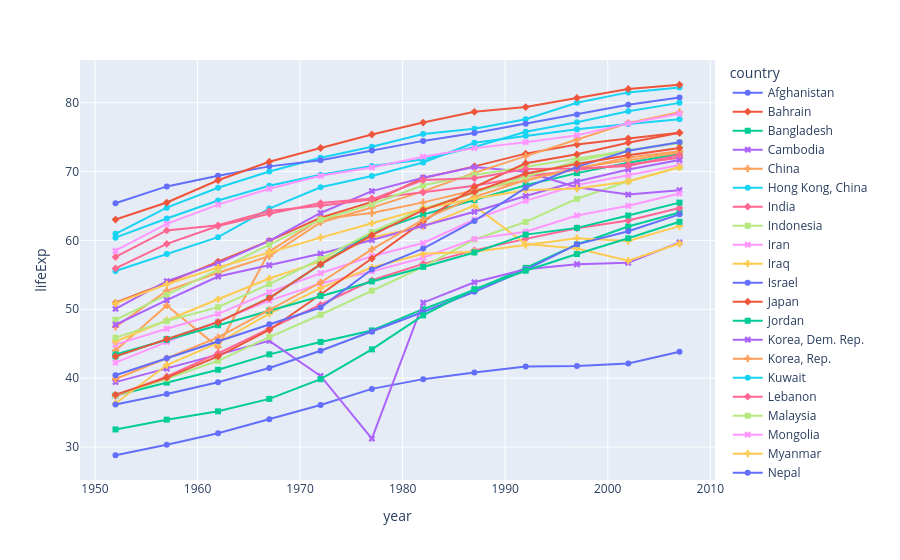

Source (notebook cell):
### Code cell
px.line(gap_df.query("continent == 'Asia'"), x='year', y='lifeExp', color='country', symbol='country')

### Figure 1 — Plotly figure (JSON) as saved in the notebook; plotly's stock layout.template omitted (floating-point values rounded to 4 significant figures)
{"data": [{"hovertemplate": "country=Afghanistan<br>year=%{x}<br>lifeExp=%{y}<extra></extra>", "legendgroup": "Afghanistan", "line": {"color": "#636efa", "dash": "solid"}, "marker": {"symbol": "circle"}, "mode": "lines+markers", "name": "Afghanistan", "orientation": "v", "showlegend": true, "type": "scatter", "x": [1952, 1957, 1962, 1967, 1972, 1977, 1982, 1987, 1992, 1997, 2002, 2007], "xaxis": "x", "y": [28.8, 30.33, 32.0, 34.02, 36.09, 38.44, 39.85, 40.82, 41.67, 41.76, 42.13, 43.83], "yaxis": "y"}, {"hovertemplate": "country=Bahrain<br>year=%{x}<br>lifeExp=%{y}<extra></extra>", "legendgroup": "Bahrain", "line": {"color": "#EF553B", "dash": "solid"}, "marker": {"symbol": "diamond"}, "mode": "lines+markers", "name": "Bahrain", "orientation": "v", "showlegend": true, "type": "scatter", "x": [1952, 1957, 1962, 1967, 1972, 1977, 1982, 1987, 1992, 1997, 2002, 2007], "xaxis": "x", "y": [50.94, 53.83, 56.92, 59.92, 63.3, 65.59, 69.05, 70.75, 72.6, 73.92, 74.8, 75.64], "yaxis": "y"}, {"hovertemplate": "country=Bangladesh<br>year=%{x}<br>lifeExp=%{y}<extra></extra>", "legendgroup": "Bangladesh", "line": {"color": "#00cc96", "dash": "solid"}, "marker": {"symbol": "square"}, "mode": "lines+markers", "name": "Bangladesh", "orientation": "v", "showlegend": true, "type": "scatter", "x": [1952, 1957, 1962, 1967, 1972, 1977, 1982, 1987, 1992, 1997, 2002, 2007], "xaxis": "x", "y": [37.48, 39.35, 41.22, 43.45, 45.25, 46.92, 50.01, 52.82, 56.02, 59.41, 62.01, 64.06], "yaxis": "y"}, {"hovertemplate": "country=Cambodia<br>year=%{x}<br>lifeExp=%{y}<extra></extra>", "legendgroup": "Cambodia", "line": {"color": "#ab63fa", "dash": "solid"}, "marker": {"symbol": "x"}, "mode": "lines+markers", "name": "Cambodia", "orientation": "v", "showlegend": true, "type": "scatter", "x": [1952, 1957, 1962, 1967, 1972, 1977, 1982, 1987, 1992, 1997, 2002, 2007], "xaxis": "x", "y": [39.42, 41.37, 43.41, 45.41, 40.32, 31.22, 50.96, 53.91, 55.8, 56.53, 56.75, 59.72], "yaxis": "y"}, {"hovertemplate": "country=China<br>year=%{x}<br>lifeExp=%{y}<extra></extra>", "legendgroup": "China", "line": {"color": "#FFA15A", "dash": "solid"}, "marker": {"symbol": "cross"}, "mode": "lines+markers", "name": "China", "orientation": "v", "showlegend": true, "type": "scatter", "x": [1952, 1957, 1962, 1967, 1972, 1977, 1982, 1987, 1992, 1997, 2002, 2007], "xaxis": "x", "y": [44.0, 50.55, 44.5, 58.38, 63.12, 63.97, 65.53, 67.27, 68.69, 70.43, 72.03, 72.96], "yaxis": "y"}, {"hovertemplate": "country=Hong Kong, China<br>year=%{x}<br>lifeExp=%{y}<extra></extra>", "legendgroup": "Hong Kong, China", "line": {"color": "#19d3f3", "dash": "solid"}, "marker": {"symbol": "circle"}, "mode": "lines+markers", "name": "Hong Kong, China", "orientation": "v", "showlegend": true, "type": "scatter", "x": [1952, 1957, 1962, 1967, 1972, 1977, 1982, 1987, 1992, 1997, 2002, 2007], "xaxis": "x", "y": [60.96, 64.75, 67.65, 70.0, 72.0, 73.6, 75.45, 76.2, 77.6, 80.0, 81.5, 82.21], "yaxis": "y"}, {"hovertemplate": "country=India<br>year=%{x}<br>lifeExp=%{y}<extra></extra>", "legendgroup": "India", "line": {"color": "#FF6692", "dash": "solid"}, "marker": {"symbol": "diamond"}, "mode": "lines+markers", "name": "India", "orientation": "v", "showlegend": true, "type": "scatter", "x": [1952, 1957, 1962, 1967, 1972, 1977, 1982, 1987, 1992, 1997, 2002, 2007], "xaxis": "x", "y": [37.37, 40.25, 43.6, 47.19, 50.65, 54.21, 56.6, 58.55, 60.22, 61.77, 62.88, 64.7], "yaxis": "y"}, {"hovertemplate": "country=Indonesia<br>year=%{x}<br>lifeExp=%{y}<extra></extra>", "legendgroup": "Indonesia", "line": {"color": "#B6E880", "dash": "solid"}, "marker": {"symbol": "square"}, "mode": "lines+markers", "name": "Indonesia", "orientation": "v", "showlegend": true, "type": "scatter", "x": [1952, 1957, 1962, 1967, 1972, 1977, 1982, 1987, 1992, 1997, 2002, 2007], "xaxis": "x", "y": [37.47, 39.92, 42.52, 45.96, 49.2, 52.7, 56.16, 60.14, 62.68, 66.04, 68.59, 70.65], "yaxis": "y"}, {"hovertemplate": "country=Iran<br>year=%{x}<br>lifeExp=%{y}<extra></extra>", "legendgroup": "Iran", "line": {"color": "#FF97FF", "dash": "solid"}, "marker": {"symbol": "x"}, "mode": "lines+markers", "name": "Iran", "orientation": "v", "showlegend": true, "type": "scatter", "x": [1952, 1957, 1962, 1967, 1972, 1977, 1982, 1987, 1992, 1997, 2002, 2007], "xaxis": "x", "y": [44.87, 47.18, 49.33, 52.47, 55.23, 57.7, 59.62, 63.04, 65.74, 68.04, 69.45, 70.96], "yaxis": "y"}, {"hovertemplate": "country=Iraq<br>year=%{x}<br>lifeExp=%{y}<extra></extra>", "legendgroup": "Iraq", "line": {"color": "#FECB52", "dash": "solid"}, "marker": {"symbol": "cross"}, "mode": "lines+markers", "name": "Iraq", "orientation": "v", "showlegend": true, "type": "scatter", "x": [1952, 1957, 1962, 1967, 1972, 1977, 1982, 1987, 1992, 1997, 2002, 2007], "xaxis": "x", "y": [45.32, 48.44, 51.46, 54.46, 56.95, 60.41, 62.04, 65.04, 59.46, 58.81, 57.05, 59.55], "yaxis": "y"}, {"hovertemplate": "country=Israel<br>year=%{x}<br>lifeExp=%{y}<extra></extra>", "legendgroup": "Israel", "line": {"color": "#636efa", "dash": "solid"}, "marker": {"symbol": "circle"}, "mode": "lines+markers", "name": "Israel", "orientation": "v", "showlegend": true, "type": "scatter", "x": [1952, 1957, 1962, 1967, 1972, 1977, 1982, 1987, 1992, 1997, 2002, 2007], "xaxis": "x", "y": [65.39, 67.84, 69.39, 70.75, 71.63, 73.06, 74.45, 75.6, 76.93, 78.27, 79.7, 80.75], "yaxis": "y"}, {"hovertemplate": "country=Japan<br>year=%{x}<br>lifeExp=%{y}<extra></extra>", "legendgroup": "Japan", "line": {"color": "#EF553B", "dash": "solid"}, "marker": {"symbol": "diamond"}, "mode": "lines+markers", "name": "Japan", "orientation": "v", "showlegend": true, "type": "scatter", "x": [1952, 1957, 1962, 1967, 1972, 1977, 1982, 1987, 1992, 1997, 2002, 2007], "xaxis": "x", "y": [63.03, 65.5, 68.73, 71.43, 73.42, 75.38, 77.11, 78.67, 79.36, 80.69, 82.0, 82.6], "yaxis": "y"}, {"hovertemplate": "country=Jordan<br>year=%{x}<br>lifeExp=%{y}<extra></extra>", "legendgroup": "Jordan", "line": {"color": "#00cc96", "dash": "solid"}, "marker": {"symbol": "square"}, "mode": "lines+markers", "name": "Jordan", "orientation": "v", "showlegend": true, "type": "scatter", "x": [1952, 1957, 1962, 1967, 1972, 1977, 1982, 1987, 1992, 1997, 2002, 2007], "xaxis": "x", "y": [43.16, 45.67, 48.13, 51.63, 56.53, 61.13, 63.74, 65.87, 68.02, 69.77, 71.26, 72.53], "yaxis": "y"}, {"hovertemplate": "country=Korea, Dem. Rep.<br>year=%{x}<br>lifeExp=%{y}<extra></extra>", "legendgroup": "Korea, Dem. Rep.", "line": {"color": "#ab63fa", "dash": "solid"}, "marker": {"symbol": "x"}, "mode": "lines+markers", "name": "Korea, Dem. Rep.", "orientation": "v", "showlegend": true, "type": "scatter", "x": [1952, 1957, 1962, 1967, 1972, 1977, 1982, 1987, 1992, 1997, 2002, 2007], "xaxis": "x", "y": [50.06, 54.08, 56.66, 59.94, 63.98, 67.16, 69.1, 70.65, 69.98, 67.73, 66.66, 67.3], "yaxis": "y"}, {"hovertemplate": "country=Korea, Rep.<br>year=%{x}<br>lifeExp=%{y}<extra></extra>", "legendgroup": "Korea, Rep.", "line": {"color": "#FFA15A", "dash": "solid"}, "marker": {"symbol": "cross"}, "mode": "lines+markers", "name": "Korea, Rep.", "orientation": "v", "showlegend": true, "type": "scatter", "x": [1952, 1957, 1962, 1967, 1972, 1977, 1982, 1987, 1992, 1997, 2002, 2007], "xaxis": "x", "y": [47.45, 52.68, 55.29, 57.72, 62.61, 64.77, 67.12, 69.81, 72.24, 74.65, 77.05, 78.62], "yaxis": "y"}, {"hovertemplate": "country=Kuwait<br>year=%{x}<br>lifeExp=%{y}<extra></extra>", "legendgroup": "Kuwait", "line": {"color": "#19d3f3", "dash": "solid"}, "marker": {"symbol": "circle"}, "mode": "lines+markers", "name": "Kuwait", "orientation": "v", "showlegend": true, "type": "scatter", "x": [1952, 1957, 1962, 1967, 1972, 1977, 1982, 1987, 1992, 1997, 2002, 2007], "xaxis": "x", "y": [55.56, 58.03, 60.47, 64.62, 67.71, 69.34, 71.31, 74.17, 75.19, 76.16, 76.9, 77.59], "yaxis": "y"}, {"hovertemplate": "country=Lebanon<br>year=%{x}<br>lifeExp=%{y}<extra></extra>", "legendgroup": "Lebanon", "line": {"color": "#FF6692", "dash": "solid"}, "marker": {"symbol": "diamond"}, "mode": "lines+markers", "name": "Lebanon", "orientation": "v", "showlegend": true, "type": "scatter", "x": [1952, 1957, 1962, 1967, 1972, 1977, 1982, 1987, 1992, 1997, 2002, 2007], "xaxis": "x", "y": [55.93, 59.49, 62.09, 63.87, 65.42, 66.1, 66.98, 67.93, 69.29, 70.27, 71.03, 71.99], "yaxis": "y"}, {"hovertemplate": "country=Malaysia<br>year=%{x}<br>lifeExp=%{y}<extra></extra>", "legendgroup": "Malaysia", "line": {"color": "#B6E880", "dash": "solid"}, "marker": {"symbol": "square"}, "mode": "lines+markers", "name": "Malaysia", "orientation": "v", "showlegend": true, "type": "scatter", "x": [1952, 1957, 1962, 1967, 1972, 1977, 1982, 1987, 1992, 1997, 2002, 2007], "xaxis": "x", "y": [48.46, 52.1, 55.74, 59.37, 63.01, 65.26, 68.0, 69.5, 70.69, 71.94, 73.04, 74.24], "yaxis": "y"}, {"hovertemplate": "country=Mongolia<br>year=%{x}<br>lifeExp=%{y}<extra></extra>", "legendgroup": "Mongolia", "line": {"color": "#FF97FF", "dash": "solid"}, "marker": {"symbol": "x"}, "mode": "lines+markers", "name": "Mongolia", "orientation": "v", "showlegend": true, "type": "scatter", "x": [1952, 1957, 1962, 1967, 1972, 1977, 1982, 1987, 1992, 1997, 2002, 2007], "xaxis": "x", "y": [42.24, 45.25, 48.25, 51.25, 53.75, 55.49, 57.49, 60.22, 61.27, 63.62, 65.03, 66.8], "yaxis": "y"}, {"hovertemplate": "country=Myanmar<br>year=%{x}<br>lifeExp=%{y}<extra></extra>", "legendgroup": "Myanmar", "line": {"color": "#FECB52", "dash": "solid"}, "marker": {"symbol": "cross"}, "mode": "lines+markers", "name": "Myanmar", "orientation": "v", "showlegend": true, "type": "scatter", "x": [1952, 1957, 1962, 1967, 1972, 1977, 1982, 1987, 1992, 1997, 2002, 2007], "xaxis": "x", "y": [36.32, 41.91, 45.11, 49.38, 53.07, 56.06, 58.06, 58.34, 59.32, 60.33, 59.91, 62.07], "yaxis": "y"}, {"hovertemplate": "country=Nepal<br>year=%{x}<br>lifeExp=%{y}<extra></extra>", "legendgroup": "Nepal", "line": {"color": "#636efa", "dash": "solid"}, "marker": {"symbol": "circle"}, "mode": "lines+markers", "name": "Nepal", "orientation": "v", "showlegend": true, "type": "scatter", "x": [1952, 1957, 1962, 1967, 1972, 1977, 1982, 1987, 1992, 1997, 2002, 2007], "xaxis": "x", "y": [36.16, 37.69, 39.39, 41.47, 43.97, 46.75, 49.59, 52.54, 55.73, 59.43, 61.34, 63.78], "yaxis": "y"}, {"hovertemplate": "country=Oman<br>year=%{x}<br>lifeExp=%{y}<extra></extra>", "legendgroup": "Oman", "line": {"color": "#EF553B", "dash": "solid"}, "marker": {"symbol": "diamond"}, "mode": "lines+markers", "name": "Oman", "orientation": "v", "showlegend": true, "type": "scatter", "x": [1952, 1957, 1962, 1967, 1972, 1977, 1982, 1987, 1992, 1997, 2002, 2007], "xaxis": "x", "y": [37.58, 40.08, 43.16, 46.99, 52.14, 57.37, 62.73, 67.73, 71.2, 72.5, 74.19, 75.64], "yaxis": "y"}, {"hovertemplate": "country=Pakistan<br>year=%{x}<br>lifeExp=%{y}<extra></extra>", "legendgroup": "Pakistan", "line": {"color": "#00cc96", "dash": "solid"}, "marker": {"symbol": "square"}, "mode": "lines+markers", "name": "Pakistan", "orientation": "v", "showlegend": true, "type": "scatter", "x": [1952, 1957, 1962, 1967, 1972, 1977, 1982, 1987, 1992, 1997, 2002, 2007], "xaxis": "x", "y": [43.44, 45.56, 47.67, 49.8, 51.93, 54.04, 56.16, 58.24, 60.84, 61.82, 63.61, 65.48], "yaxis": "y"}, {"hovertemplate": "country=Philippines<br>year=%{x}<br>lifeExp=%{y}<extra></extra>", "legendgroup": "Philippines", "line": {"color": "#ab63fa", "dash": "solid"}, "marker": {"symbol": "x"}, "mode": "lines+markers", "name": "Philippines", "orientation": "v", "showlegend": true, "type": "scatter", "x": [1952, 1957, 1962, 1967, 1972, 1977, 1982, 1987, 1992, 1997, 2002, 2007], "xaxis": "x", "y": [47.75, 51.33, 54.76, 56.39, 58.06, 60.06, 62.08, 64.15, 66.46, 68.56, 70.3, 71.69], "yaxis": "y"}, {"hovertemplate": "country=Saudi Arabia<br>year=%{x}<br>lifeExp=%{y}<extra></extra>", "legendgroup": "Saudi Arabia", "line": {"color": "#FFA15A", "dash": "solid"}, "marker": {"symbol": "cross"}, "mode": "lines+markers", "name": "Saudi Arabia", "orientation": "v", "showlegend": true, "type": "scatter", "x": [1952, 1957, 1962, 1967, 1972, 1977, 1982, 1987, 1992, 1997, 2002, 2007], "xaxis": "x", "y": [39.88, 42.87, 45.91, 49.9, 53.89, 58.69, 63.01, 66.3, 68.77, 70.53, 71.63, 72.78], "yaxis": "y"}, {"hovertemplate": "country=Singapore<br>year=%{x}<br>lifeExp=%{y}<extra></extra>", "legendgroup": "Singapore", "line": {"color": "#19d3f3", "dash": "solid"}, "marker": {"symbol": "circle"}, "mode": "lines+markers", "name": "Singapore", "orientation": "v", "showlegend": true, "type": "scatter", "x": [1952, 1957, 1962, 1967, 1972, 1977, 1982, 1987, 1992, 1997, 2002, 2007], "xaxis": "x", "y": [60.4, 63.18, 65.8, 67.95, 69.52, 70.8, 71.76, 73.56, 75.79, 77.16, 78.77, 79.97], "yaxis": "y"}, {"hovertemplate": "country=Sri Lanka<br>year=%{x}<br>lifeExp=%{y}<extra></extra>", "legendgroup": "Sri Lanka", "line": {"color": "#FF6692", "dash": "solid"}, "marker": {"symbol": "diamond"}, "mode": "lines+markers", "name": "Sri Lanka", "orientation": "v", "showlegend": true, "type": "scatter", "x": [1952, 1957, 1962, 1967, 1972, 1977, 1982, 1987, 1992, 1997, 2002, 2007], "xaxis": "x", "y": [57.59, 61.46, 62.19, 64.27, 65.04, 65.95, 68.76, 69.01, 70.38, 70.46, 70.81, 72.4], "yaxis": "y"}, {"hovertemplate": "country=Syria<br>year=%{x}<br>lifeExp=%{y}<extra></extra>", "legendgroup": "Syria", "line": {"color": "#B6E880", "dash": "solid"}, "marker": {"symbol": "square"}, "mode": "lines+markers", "name": "Syria", "orientation": "v", "showlegend": true, "type": "scatter", "x": [1952, 1957, 1962, 1967, 1972, 1977, 1982, 1987, 1992, 1997, 2002, 2007], "xaxis": "x", "y": [45.88, 48.28, 50.3, 53.66, 57.3, 61.2, 64.59, 66.97, 69.25, 71.53, 73.05, 74.14], "yaxis": "y"}, {"hovertemplate": "country=Taiwan<br>year=%{x}<br>lifeExp=%{y}<extra></extra>", "legendgroup": "Taiwan", "line": {"color": "#FF97FF", "dash": "solid"}, "marker": {"symbol": "x"}, "mode": "lines+markers", "name": "Taiwan", "orientation": "v", "showlegend": true, "type": "scatter", "x": [1952, 1957, 1962, 1967, 1972, 1977, 1982, 1987, 1992, 1997, 2002, 2007], "xaxis": "x", "y": [58.5, 62.4, 65.2, 67.5, 69.39, 70.59, 72.16, 73.4, 74.26, 75.25, 76.99, 78.4], "yaxis": "y"}, {"hovertemplate": "country=Thailand<br>year=%{x}<br>lifeExp=%{y}<extra></extra>", "legendgroup": "Thailand", "line": {"color": "#FECB52", "dash": "solid"}, "marker": {"symbol": "cross"}, "mode": "lines+markers", "name": "Thailand", "orientation": "v", "showlegend": true, "type": "scatter", "x": [1952, 1957, 1962, 1967, 1972, 1977, 1982, 1987, 1992, 1997, 2002, 2007], "xaxis": "x", "y": [50.85, 53.63, 56.06, 58.28, 60.41, 62.49, 64.6, 66.08, 67.3, 67.52, 68.56, 70.62], "yaxis": "y"}, {"hovertemplate": "country=Vietnam<br>year=%{x}<br>lifeExp=%{y}<extra></extra>", "legendgroup": "Vietnam", "line": {"color": "#636efa", "dash": "solid"}, "marker": {"symbol": "circle"}, "mode": "lines+markers", "name": "Vietnam", "orientation": "v", "showlegend": true, "type": "scatter", "x": [1952, 1957, 1962, 1967, 1972, 1977, 1982, 1987, 1992, 1997, 2002, 2007], "xaxis": "x", "y": [40.41, 42.89, 45.36, 47.84, 50.25, 55.76, 58.82, 62.82, 67.66, 70.67, 73.02, 74.25], "yaxis": "y"}, {"hovertemplate": "country=West Bank and Gaza<br>year=%{x}<br>lifeExp=%{y}<extra></extra>", "legendgroup": "West Bank and Gaza", "line": {"color": "#EF553B", "dash": "solid"}, "marker": {"symbol": "diamond"}, "mode": "lines+markers", "name": "West Bank and Gaza", "orientation": "v", "showlegend": true, "type": "scatter", "x": [1952, 1957, 1962, 1967, 1972, 1977, 1982, 1987, 1992, 1997, 2002, 2007], "xaxis": "x", "y": [43.16, 45.67, 48.13, 51.63, 56.53, 60.77, 64.41, 67.05, 69.72, 71.1, 72.37, 73.42], "yaxis": "y"}, {"hovertemplate": "country=Yemen, Rep.<br>year=%{x}<br>lifeExp=%{y}<extra></extra>", "legendgroup": "Yemen, Rep.", "line": {"color": "#00cc96", "dash": "solid"}, "marker": {"symbol": "square"}, "mode": "lines+markers", "name": "Yemen, Rep.", "orientation": "v", "showlegend": true, "type": "scatter", "x": [1952, 1957, 1962, 1967, 1972, 1977, 1982, 1987, 1992, 1997, 2002, 2007], "xaxis": "x", "y": [32.55, 33.97, 35.18, 36.98, 39.85, 44.17, 49.11, 52.92, 55.6, 58.02, 60.31, 62.7], "yaxis": "y"}], "layout": {"legend": {"title": {"text": "country"}, "tracegroupgap": 0}, "margin": {"t": 60}, "xaxis": {"anchor": "y", "domain": [0, 1], "title": {"text": "year"}}, "yaxis": {"anchor": "x", "domain": [0, 1], "title": {"text": "lifeExp"}}}}
